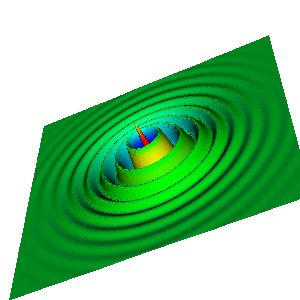

Reproduce this figure in Python.
#!/usr/bin/env python

# Compute exp(-r)*cos(10*r) on a plane, warp by scalar, and color by
# the derivative. A Bessel-like function visualization.

import math

# Factory overrides
import vtkmodules.vtkInteractionStyle  # noqa: F401
import vtkmodules.vtkRenderingOpenGL2  # noqa: F401

from vtkmodules.vtkCommonCore import (
    vtkFloatArray,
    vtkPoints,
)
from vtkmodules.vtkCommonDataModel import vtkPolyData
from vtkmodules.vtkCommonTransforms import vtkTransform
from vtkmodules.vtkFiltersGeneral import (
    vtkTransformPolyDataFilter,
    vtkWarpScalar,
)
from vtkmodules.vtkFiltersSources import vtkPlaneSource
from vtkmodules.vtkRenderingCore import (
    vtkActor,
    vtkDataSetMapper,
    vtkRenderWindow,
    vtkRenderWindowInteractor,
    vtkRenderer,
)

# Create a plane and scale it
plane = vtkPlaneSource()
plane.SetResolution(300, 300)

transform = vtkTransform()
transform.Scale(10.0, 10.0, 1.0)

trans_f = vtkTransformPolyDataFilter()
trans_f.SetInputConnection(plane.GetOutputPort())
trans_f.SetTransform(transform)
trans_f.Update()

# Compute exp(-r)*cos(10r) and its derivative
input_pd = trans_f.GetOutput()
num_pts = input_pd.GetNumberOfPoints()

new_pts = vtkPoints()
new_pts.SetNumberOfPoints(num_pts)

derivs = vtkFloatArray()
derivs.SetNumberOfTuples(num_pts)

x = [0.0, 0.0, 0.0]
for i in range(num_pts):
    input_pd.GetPoint(i, x)
    r = math.sqrt(x[0] * x[0] + x[1] * x[1])
    x[2] = math.exp(-r) * math.cos(10.0 * r)
    new_pts.SetPoint(i, x)
    deriv = -math.exp(-r) * (math.cos(10.0 * r) + 10.0 * math.sin(10.0 * r))
    derivs.SetValue(i, deriv)

bessel = vtkPolyData()
bessel.CopyStructure(input_pd)
bessel.SetPoints(new_pts)
bessel.GetPointData().SetScalars(derivs)

# Warp by scalar
warp = vtkWarpScalar()
warp.SetInputData(bessel)
warp.XYPlaneOn()
warp.SetScaleFactor(0.5)

# Mapper and actor
mapper = vtkDataSetMapper()
mapper.SetInputConnection(warp.GetOutputPort())
scalar_range = bessel.GetScalarRange()
mapper.SetScalarRange(scalar_range[0], scalar_range[1])

carpet = vtkActor()
carpet.SetMapper(mapper)

# Renderer
renderer = vtkRenderer()
renderer.AddActor(carpet)
renderer.SetBackground(1, 1, 1)

# Window
render_window = vtkRenderWindow()
render_window.AddRenderer(renderer)
render_window.SetSize(300, 300)
render_window.SetWindowName("exp cos")

# Interactor
interactor = vtkRenderWindowInteractor()
interactor.SetRenderWindow(render_window)

# Scene
renderer.ResetCamera()
renderer.GetActiveCamera().Zoom(1.4)
renderer.GetActiveCamera().Elevation(-55)
renderer.GetActiveCamera().Azimuth(25)
renderer.ResetCameraClippingRange()

interactor.Initialize()
interactor.Start()
